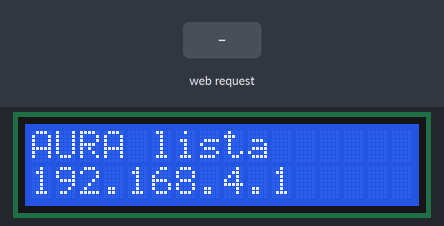
The program below on a simulated ESP8266 (NodeMCU). Parts: 16×2 character LCD. The test bench sets the inputs (shaded band). What the program prints to the serial monitor is not drawn.

Above: at 1.5 s.
1.6 s: HTTP request GET /command?value=1 received
At 2.4 s:
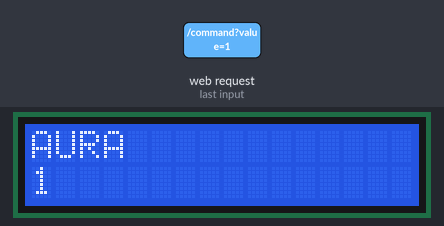
3.1 s: HTTP request GET /command?value=0 received
At 3.6 s:
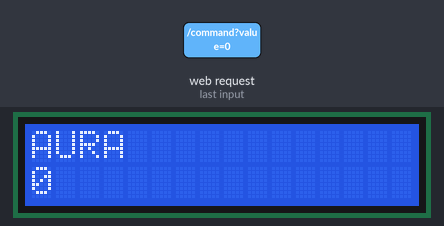
Timing chart, 0 to 6.1 s (numbered marks = the images above; inputs shaded):
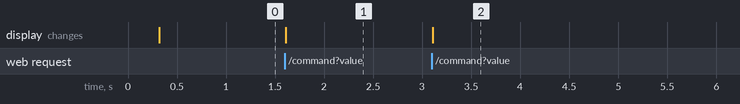

The program:

main.cpp
```cpp
#include <Arduino.h>
#include <ESP8266WebServer.h>
#include <ESP8266WiFi.h>
#include <LiquidCrystal_I2C.h>
#include <Wire.h>
#include "wifi_secrets.h"

namespace {
constexpr char kAccessPointName[] = "AURA-NodeMCU";

ESP8266WebServer server(80);
String lastCommand = "ninguno";
LiquidCrystal_I2C* lcd = nullptr;

uint8_t findI2cDevice() {
  for (uint8_t address = 1; address < 127; ++address) {
    Wire.beginTransmission(address);
    if (Wire.endTransmission() == 0) {
      Serial.printf("Dispositivo I2C encontrado: 0x%02X\n", address);
      return address;
    }
  }
  return 0;
}

void showOnDisplay(const String& line1, const String& line2) {
  if (lcd == nullptr) return;
  lcd->clear();
  lcd->setCursor(0, 0);
  lcd->print(line1.substring(0, 16));
  lcd->setCursor(0, 1);
  lcd->print(line2.substring(0, 16));
}

const char kPage[] PROGMEM = R"HTML(
<!doctype html>
<html lang="es">
<meta name="viewport" content="width=device-width,initial-scale=1">
<title>AURA NodeMCU</title>
<style>
body{font-family:system-ui;max-width:34rem;margin:3rem auto;padding:0 1rem;background:#10131a;color:#eef}
button{font-size:1.1rem;margin:.35rem;padding:.8rem 1rem;border:0;border-radius:.7rem}
#state{margin-top:1.2rem;color:#9fd}
</style>
<h1>AURA · prueba NodeMCU</h1>
<p>Estos botones simulan las órdenes que después recibirá la cara.</p>
<button onclick="send('feliz')">Feliz</button>
<button onclick="send('escuchando')">Escuchando</button>
<button onclick="send('pensando')">Pensando</button>
<button onclick="send('hablando')">Hablando</button>
<div id="state">Listo</div>
<script>
async function send(command){
  const response=await fetch('/command?value='+encodeURIComponent(command));
  document.querySelector('#state').textContent=await response.text();
}
</script>
</html>
)HTML";

void handleCommand() {
  if (!server.hasArg("value")) {
    server.send(400, "text/plain; charset=utf-8", "Falta el comando");
    return;
  }

  lastCommand = server.arg("value");
  Serial.printf("Comando recibido: %s\n", lastCommand.c_str());
  showOnDisplay("AURA", lastCommand);
  server.send(200, "text/plain; charset=utf-8", "Recibido: " + lastCommand);
}
}  // namespace

void setup() {
  Serial.begin(115200);
  delay(200);
  Serial.println("\nIniciando prueba AURA...");

  Wire.begin(D2, D1);
  const uint8_t lcdAddress = findI2cDevice();
  if (lcdAddress != 0) {
    lcd = new LiquidCrystal_I2C(lcdAddress, 16, 2);
    lcd->init();
    lcd->backlight();
    showOnDisplay("AURA iniciando", "Conectando...");
  } else {
    Serial.println("No se encontro ningun dispositivo I2C.");
  }

  WiFi.mode(WIFI_AP);
  WiFi.softAP(kAccessPointName, kAccessPointPassword);

  server.on("/", [] { server.send_P(200, "text/html; charset=utf-8", kPage); });
  server.on("/command", handleCommand);
  server.on("/status", [] {
    server.send(200, "application/json", "{\"lastCommand\":\"" + lastCommand + "\"}");
  });
  server.begin();

  Serial.printf("Wi-Fi: %s\n", kAccessPointName);
  Serial.printf("Clave: %s\n", kAccessPointPassword);
  Serial.printf("Abre: http://%s\n", WiFi.softAPIP().toString().c_str());
  showOnDisplay("AURA lista", "192.168.4.1");
}

void loop() {
  server.handleClient();
}
```

wifi_secrets.example.h
```cpp
#pragma once

// Credencial exclusiva para la red local de este prototipo de prueba.
// Copia el archivo como wifi_secrets.h y usa una clave de 8 o mas caracteres.
constexpr char kAccessPointPassword[] = "CHANGE_ME_LOCALLY";
```

Measured:
- after the input at 1.6 s, the display: changes at once (image 1)
- after the input at 3.1 s, the display: changes at once (image 2)
